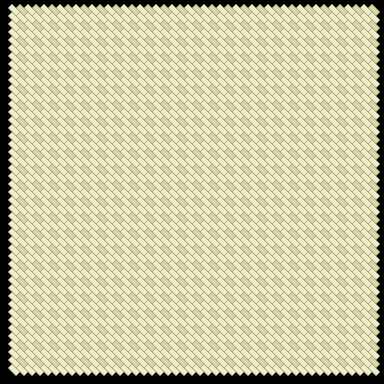

Tiled map render using the project's own tile images. Description and the map definition, with tile-layer contents summarised, below:
An orthogonal 24x24 tile map with 16x16 px tiles, 2 tile layers (Walkable, OnGrass), 2 tilesets.

<map version="1.0" orientation="orthogonal" renderorder="right-down" width="24" height="24" tilewidth="16" tileheight="16" nextobjectid="1">
 <tileset firstgid="1" source="../tileset/building-small.tsx" />
 <tileset firstgid="1025" source="../tileset/terra.tsx" />
 <layer name="Walkable" width="24" height="24">
  <data>[576 cells, 484 non-empty, 1 distinct tile ids]</data>
 </layer>
 <layer name="OnGrass" width="24" height="24">
  <data>[576 cells, 92 non-empty, 8 distinct tile ids]</data>
 </layer>
</map>
